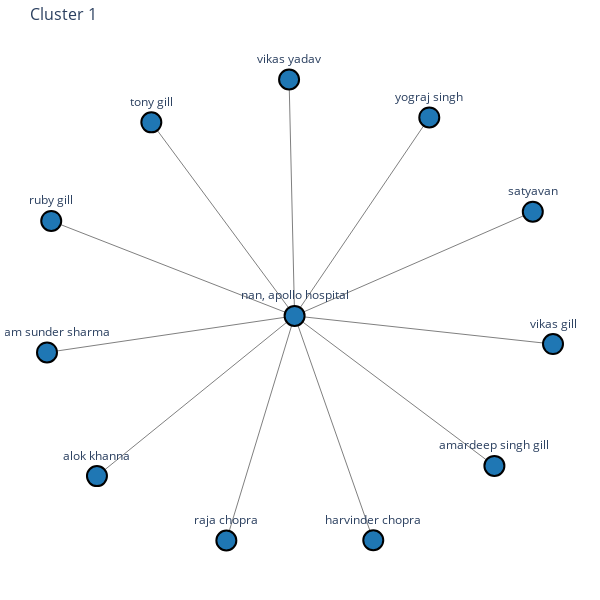
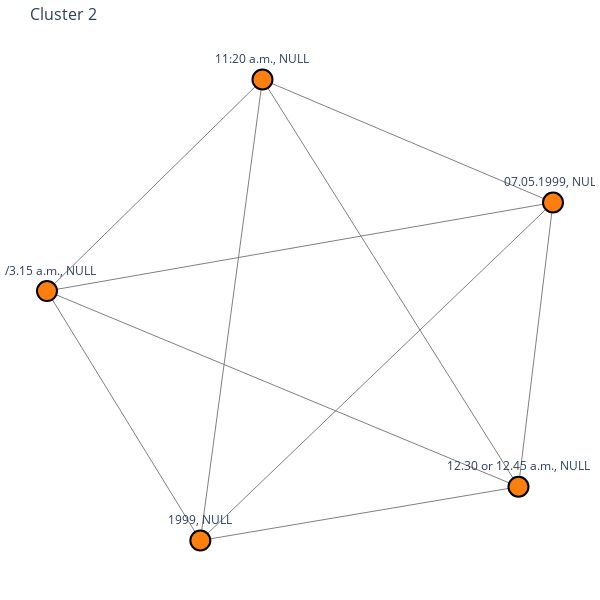
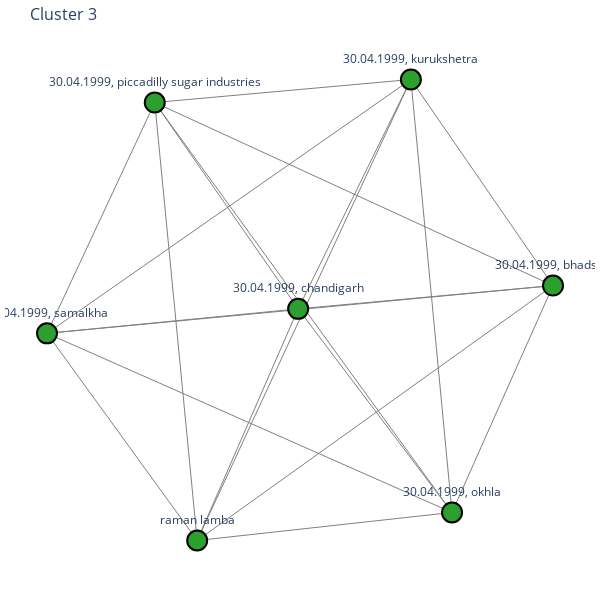
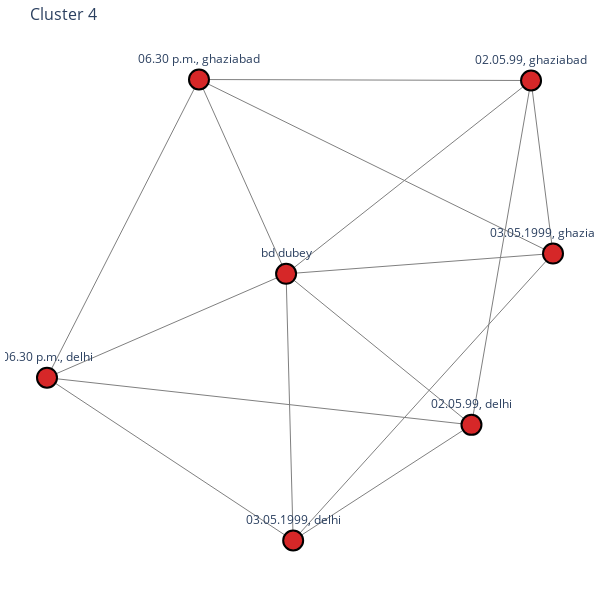

Write notebook code for charts like these, in order.
### Code cell
import networkx as nx
import plotly.graph_objs as go

# Assuming 'G' is your graph and 'labels' is the list of labels
# Renumber clusters from 1 to 7 if needed, otherwise ensure you have clusters numbered 1 to 7
unique_labels = list(set(labels))
label_mapping = {label: idx+1 for idx, label in enumerate(unique_labels)}

def draw_subgraph_plotly(subgraph, cluster_id, cluster_color):
    pos = nx.spring_layout(subgraph, seed=42)  # Fixed seed for reproducibility
    
    # Extract the node positions
    x_nodes = [pos[node][0] for node in subgraph.nodes()]
    y_nodes = [pos[node][1] for node in subgraph.nodes()]

    # Extract the edges
    edge_x = []
    edge_y = []
    for edge in subgraph.edges():
        x0, y0 = pos[edge[0]]
        x1, y1 = pos[edge[1]]
        edge_x.extend([x0, x1, None])
        edge_y.extend([y0, y1, None])

    # Edge trace
    edge_trace = go.Scatter(
        x=edge_x, y=edge_y,
        line=dict(width=1, color='gray'),
        hoverinfo='none',
        mode='lines')

    # Node trace
    node_trace = go.Scatter(
        x=x_nodes, y=y_nodes,
        mode='markers+text',
        text=[f'{node}' for node in subgraph.nodes()],
        textposition="top center",
        marker=dict(
            showscale=False,
            color=cluster_color,  # Assign the cluster color
            size=20,
            line=dict(width=2, color='black')
        ),
        hoverinfo='text'
    )

    # Create figure
    fig = go.Figure(data=[edge_trace, node_trace],
                    layout=go.Layout(
                        title=f'Cluster {cluster_id}',
                        titlefont=dict(size=16),
                        showlegend=False,
                        hovermode='closest',
                        margin=dict(b=20, l=5, r=5, t=40),
                        xaxis=dict(showgrid=False, zeroline=False, showticklabels=False),
                        yaxis=dict(showgrid=False, zeroline=False, showticklabels=False),
                        height=600,
                        width=600,
                        paper_bgcolor='white',
                        plot_bgcolor='white'
                    ))

    fig.show()

# Iterate over each cluster and draw the subgraph
for original_cluster_id in set(labels):
    cluster_id = label_mapping[original_cluster_id]
    cluster_color = cluster_colors[cluster_id - 1]  # Assign a unique color to each cluster
    cluster_nodes = [node for node, label in zip(G.nodes, labels) if label == original_cluster_id]
    subgraph = G.subgraph(cluster_nodes)
    draw_subgraph_plotly(subgraph, cluster_id, cluster_color)

### Figure 1 — Plotly figure (JSON) as saved in the notebook; plotly's stock layout.template omitted (floating-point values rounded to 4 significant figures)
{"data": [{"hoverinfo": "none", "line": {"color": "gray", "width": 1}, "mode": "lines", "type": "scatter", "x": [-0.00135, 0.9112, null, -0.00135, -0.02247, null, -0.00135, 0.7641, null, -0.00135, -0.5501, null, -0.00135, -0.7584, null, -0.00135, 0.3001, null, -0.00135, -0.2628, null, -0.00135, 0.9886, null, -0.00135, -0.9336, null, -0.00135, 0.5146, null, -0.00135, -0.9498, null, -0.00135, -0.00135, null], "y": [-0.001258, 0.44, null, -0.001258, 1, null, -0.001258, -0.6366, null, -0.001258, 0.8184, null, -0.001258, -0.6798, null, -0.001258, -0.9516, null, -0.001258, -0.9526, null, -0.001258, -0.1205, null, -0.001258, 0.4009, null, -0.001258, 0.8391, null, -0.001258, -0.1561, null, -0.001258, -0.001258, null]}, {"hoverinfo": "text", "marker": {"color": "rgb(31, 119, 180)", "line": {"color": "black", "width": 2}, "showscale": false, "size": 20}, "mode": "markers+text", "text": ["nan, apollo hospital", "satyavan", "alok khanna", "ruby gill", "yograj singh", "vikas yadav", "vikas gill", "raja chopra", "tony gill", "amardeep singh gill", "harvinder chopra", "shyam sunder sharma"], "textposition": "top center", "type": "scatter", "x": [-0.00135, 0.9112, -0.7584, -0.9336, 0.5146, -0.02247, 0.9886, -0.2628, -0.5501, 0.7641, 0.3001, -0.9498], "y": [-0.001258, 0.44, -0.6798, 0.4009, 0.8391, 1, -0.1205, -0.9526, 0.8184, -0.6366, -0.9516, -0.1561]}], "layout": {"height": 600, "hovermode": "closest", "margin": {"b": 20, "l": 5, "r": 5, "t": 40}, "paper_bgcolor": "white", "plot_bgcolor": "white", "showlegend": false, "title": {"font": {"size": 16}, "text": "Cluster 1"}, "width": 600, "xaxis": {"showgrid": false, "showticklabels": false, "zeroline": false}, "yaxis": {"showgrid": false, "showticklabels": false, "zeroline": false}}}

### Figure 2 — Plotly figure (JSON) as saved in the notebook; plotly's stock layout.template omitted (floating-point values rounded to 4 significant figures)
{"data": [{"hoverinfo": "none", "line": {"color": "gray", "width": 1}, "mode": "lines", "type": "scatter", "x": [-0.1992, -0.4294, null, -0.1992, -0.9973, null, -0.1992, 0.749, null, -0.1992, -0.1992, null, -0.1992, 0.8769, null, 0.749, -0.4294, null, 0.749, -0.9973, null, 0.749, 0.749, null, 0.749, 0.8769, null, -0.4294, -0.4294, null, -0.4294, -0.9973, null, -0.4294, 0.8769, null, -0.9973, -0.9973, null, -0.9973, 0.8769, null, 0.8769, 0.8769, null], "y": [1, -0.9164, null, 1, 0.1207, null, 1, -0.6929, null, 1, 1, null, 1, 0.4887, null, -0.6929, -0.9164, null, -0.6929, 0.1207, null, -0.6929, -0.6929, null, -0.6929, 0.4887, null, -0.9164, -0.9164, null, -0.9164, 0.1207, null, -0.9164, 0.4887, null, 0.1207, 0.1207, null, 0.1207, 0.4887, null, 0.4887, 0.4887, null]}, {"hoverinfo": "text", "marker": {"color": "rgb(255, 127, 14)", "line": {"color": "black", "width": 2}, "showscale": false, "size": 20}, "mode": "markers+text", "text": ["11:20 a.m., NULL", "12.30 or 12.45 a.m., NULL", "1999, NULL", "3/3.15 a.m., NULL", "07.05.1999, NULL"], "textposition": "top center", "type": "scatter", "x": [-0.1992, 0.749, -0.4294, -0.9973, 0.8769], "y": [1, -0.6929, -0.9164, 0.1207, 0.4887]}], "layout": {"height": 600, "hovermode": "closest", "margin": {"b": 20, "l": 5, "r": 5, "t": 40}, "paper_bgcolor": "white", "plot_bgcolor": "white", "showlegend": false, "title": {"font": {"size": 16}, "text": "Cluster 2"}, "width": 600, "xaxis": {"showgrid": false, "showticklabels": false, "zeroline": false}, "yaxis": {"showgrid": false, "showticklabels": false, "zeroline": false}}}

### Figure 3 — Plotly figure (JSON) as saved in the notebook; plotly's stock layout.template omitted (floating-point values rounded to 4 significant figures)
{"data": [{"hoverinfo": "none", "line": {"color": "gray", "width": 1}, "mode": "lines", "type": "scatter", "x": [0.4278, -0.4107, null, 0.4278, -0.5772, null, 0.4278, 0.9854, null, 0.4278, 0.4278, null, 0.4278, -0.01451, null, 0.4278, -1, null, 0.4278, 0.5892, null, 0.9854, -0.4107, null, 0.9854, -0.5772, null, 0.9854, 0.9854, null, 0.9854, -0.01451, null, 0.9854, -1, null, 0.9854, 0.5892, null, -0.4107, -0.5772, null, -0.4107, -0.01451, null, -0.4107, -1, null, -0.4107, 0.5892, null, -1, -0.5772, null, -1, -0.01451, null, -1, -1, null, -1, 0.5892, null, -0.01451, -0.5772, null, -0.01451, -0.01451, null, -0.01451, 0.5892, null, -0.5772, -0.5772, null, -0.5772, 0.5892, null, 0.5892, 0.5892, null], "y": [0.914, -0.9222, null, 0.914, 0.8224, null, 0.914, 0.09314, null, 0.914, 0.914, null, 0.914, 0.0003962, null, 0.914, -0.09713, null, 0.914, -0.8105, null, 0.09314, -0.9222, null, 0.09314, 0.8224, null, 0.09314, 0.09314, null, 0.09314, 0.0003962, null, 0.09314, -0.09713, null, 0.09314, -0.8105, null, -0.9222, 0.8224, null, -0.9222, 0.0003962, null, -0.9222, -0.09713, null, -0.9222, -0.8105, null, -0.09713, 0.8224, null, -0.09713, 0.0003962, null, -0.09713, -0.09713, null, -0.09713, -0.8105, null, 0.0003962, 0.8224, null, 0.0003962, 0.0003962, null, 0.0003962, -0.8105, null, 0.8224, 0.8224, null, 0.8224, -0.8105, null, -0.8105, -0.8105, null]}, {"hoverinfo": "text", "marker": {"color": "rgb(44, 160, 44)", "line": {"color": "black", "width": 2}, "showscale": false, "size": 20}, "mode": "markers+text", "text": ["30.04.1999, kurukshetra", "30.04.1999, bhadson", "raman lamba", "30.04.1999, samalkha", "30.04.1999, chandigarh", "30.04.1999, piccadilly sugar industries", "30.04.1999, okhla"], "textposition": "top center", "type": "scatter", "x": [0.4278, 0.9854, -0.4107, -1, -0.01451, -0.5772, 0.5892], "y": [0.914, 0.09314, -0.9222, -0.09713, 0.0003962, 0.8224, -0.8105]}], "layout": {"height": 600, "hovermode": "closest", "margin": {"b": 20, "l": 5, "r": 5, "t": 40}, "paper_bgcolor": "white", "plot_bgcolor": "white", "showlegend": false, "title": {"font": {"size": 16}, "text": "Cluster 3"}, "width": 600, "xaxis": {"showgrid": false, "showticklabels": false, "zeroline": false}, "yaxis": {"showgrid": false, "showticklabels": false, "zeroline": false}}}

### Figure 4 — Plotly figure (JSON) as saved in the notebook; plotly's stock layout.template omitted (floating-point values rounded to 4 significant figures)
{"data": [{"hoverinfo": "none", "line": {"color": "gray", "width": 1}, "mode": "lines", "type": "scatter", "x": [0.5658, -0.1601, null, 0.5658, 0.6309, null, 0.5658, -0.4182, null, 0.5658, 0.3893, null, 0.5658, 0.5658, null, 0.6309, -0.1601, null, 0.6309, -0.1391, null, 0.6309, 0.6309, null, 0.6309, -0.4182, null, -0.1601, -0.1391, null, -0.1601, -0.8686, null, -0.1601, -0.4182, null, -0.1601, 0.3893, null, -0.4182, -0.8686, null, -0.4182, -0.4182, null, -0.8686, -0.1391, null, -0.8686, -0.8686, null, -0.8686, 0.3893, null, -0.1391, -0.1391, null, -0.1391, 0.3893, null, 0.3893, 0.3893, null], "y": [0.8368, 0.06482, null, 0.8368, 0.1459, null, 0.8368, 0.8408, null, 0.8368, -0.5383, null, 0.8368, 0.8368, null, 0.1459, 0.06482, null, 0.1459, -1.0, null, 0.1459, 0.1459, null, 0.1459, 0.8408, null, 0.06482, -1.0, null, 0.06482, -0.3499, null, 0.06482, 0.8408, null, 0.06482, -0.5383, null, 0.8408, -0.3499, null, 0.8408, 0.8408, null, -0.3499, -1.0, null, -0.3499, -0.3499, null, -0.3499, -0.5383, null, -1.0, -1.0, null, -1.0, -0.5383, null, -0.5383, -0.5383, null]}, {"hoverinfo": "text", "marker": {"color": "rgb(214, 39, 40)", "line": {"color": "black", "width": 2}, "showscale": false, "size": 20}, "mode": "markers+text", "text": ["02.05.99, ghaziabad", "03.05.1999, ghaziabad", "bd dubey", "06.30 p.m., ghaziabad", "06.30 p.m., delhi", "03.05.1999, delhi", "02.05.99, delhi"], "textposition": "top center", "type": "scatter", "x": [0.5658, 0.6309, -0.1601, -0.4182, -0.8686, -0.1391, 0.3893], "y": [0.8368, 0.1459, 0.06482, 0.8408, -0.3499, -1.0, -0.5383]}], "layout": {"height": 600, "hovermode": "closest", "margin": {"b": 20, "l": 5, "r": 5, "t": 40}, "paper_bgcolor": "white", "plot_bgcolor": "white", "showlegend": false, "title": {"font": {"size": 16}, "text": "Cluster 4"}, "width": 600, "xaxis": {"showgrid": false, "showticklabels": false, "zeroline": false}, "yaxis": {"showgrid": false, "showticklabels": false, "zeroline": false}}}
